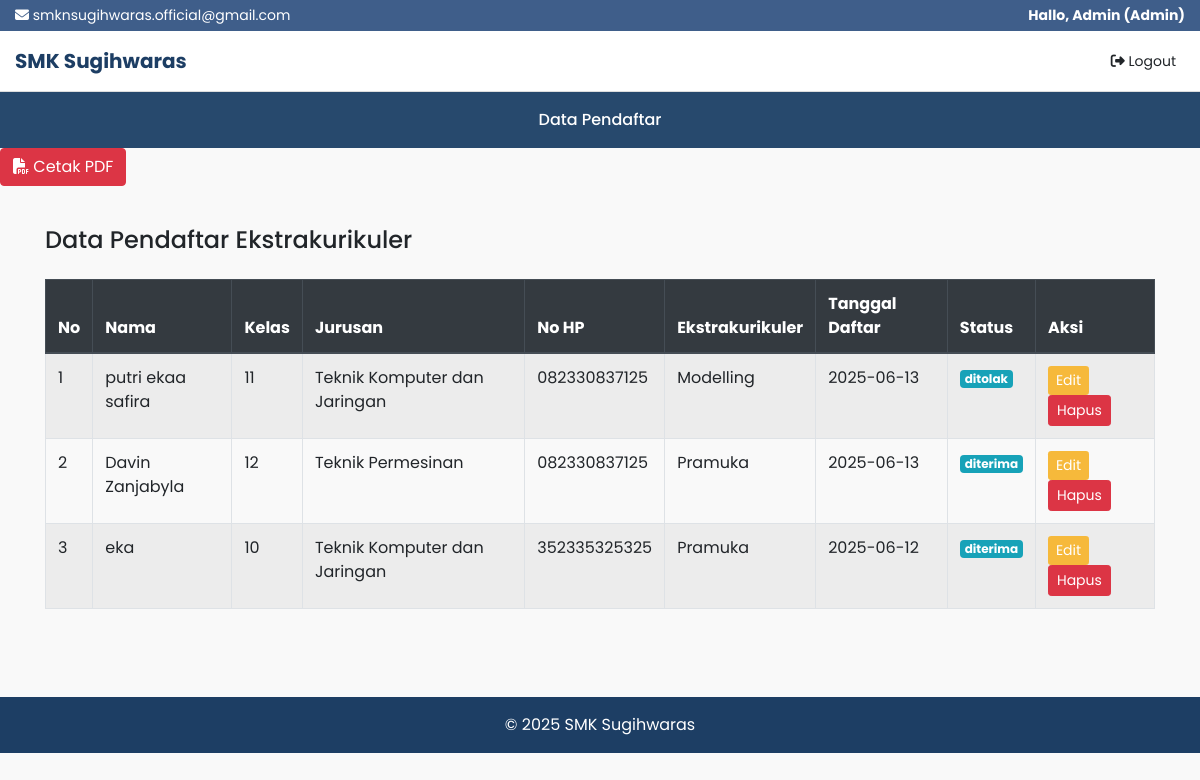
The page /dashboard_admin.php (signed in) on the database its author committed.
### tables this page shows
CREATE TABLE `pendaftaranekstra` (
  `id` int(11) NOT NULL,
  `user_id` int(11) NOT NULL,
  `ekstra_id` int(11) NOT NULL,
  `tanggal_daftar` date DEFAULT NULL,
  `status` enum('menunggu','diterima','ditolak') DEFAULT 'menunggu'
);

CREATE TABLE `user` (
  `id` int(11) NOT NULL,
  `nis` varchar(20) DEFAULT NULL,
  `nama` varchar(100) NOT NULL,
  `tpt_lahir` varchar(100) DEFAULT NULL,
  `tgl_lahir` date DEFAULT NULL,
  `alamat` text DEFAULT NULL,
  `kelas` varchar(20) DEFAULT NULL,
  `jurusan_id` int(11) DEFAULT NULL,
  `no_hp` varchar(20) DEFAULT NULL,
  `username` varchar(50) NOT NULL,
  `password` varchar(100) NOT NULL,
  `level` enum('user','admin','superadmin') NOT NULL
);

CREATE TABLE `jurusan` (
  `id` int(11) NOT NULL,
  `nama` varchar(100) NOT NULL
);

CREATE TABLE `ekstrakurikuler` (
  `id` int(11) NOT NULL,
  `nama` varchar(100) NOT NULL,
  `deskripsi` text DEFAULT NULL,
  `gambar` varchar(100) DEFAULT NULL
);

### dashboard_admin.php (the view, shortened to what this page needs)
<?php
include "koneksi.php";
$nomor = 1;
?>
<!doctype html>
<html lang="id">
<head>
  <link href="https://cdn.jsdelivr.net/npm/bootstrap@4.6.2/dist/css/bootstrap.min.css" rel="stylesheet">
  <link href="https://cdnjs.cloudflare.com/ajax/libs/font-awesome/6.5.0/css/all.min.css" rel="stylesheet">
</head>
<body>
<div class="topbar d-flex justify-content-between">
  <div><i class="fas fa-envelope"></i> smknsugihwaras.official@gmail.com</div>
  <div><strong>Hallo, <?= htmlspecialchars($_SESSION['nama']) ?> (Admin)</strong></div>
</div>
<nav class="navbar navbar-expand-lg navbar-light navbar-main">
  <div class="container-fluid">
    <a class="navbar-brand" href="#">SMK Sugihwaras</a>
    <a href="logout.php" class="btn btn-sm btn-outline"><i class="fa fa-sign-out-alt"></i> Logout</a>
  </div>
</nav>
<nav class="navbar navbar-expand-lg menu-bar">
  <div class="container">
    <ul class="navbar-nav mx-auto">
      <li class="nav-item"><a class="nav-link active" href="dashboard_admin.php">Data Pendaftar</a></li>
    </ul>
  </div>
</nav>
<div class="mb-3">
  <a href="cetak_pendaftar.php" class="btn btn-danger" target="_blank">
    <i class="fa fa-file-pdf"></i> Cetak PDF
  </a>
</div>
<div class="container py-4">
  <div class="d-flex justify-content-between align-items-center mb-3">
    <h4>Data Pendaftar Ekstrakurikuler</h4>
  </div>
  <?php
  $sql = mysqli_query($koneksi, "
    SELECT p.id, u.nis, u.nama, u.kelas, j.nama AS jurusan, u.no_hp,
           e.nama AS nama_ekstra, p.tanggal_daftar, p.status
    FROM pendaftaranEkstra p
    JOIN user u ON p.user_id = u.id
    LEFT JOIN jurusan j ON u.jurusan_id = j.id
    JOIN ekstrakurikuler e ON p.ekstra_id = e.id
    ORDER BY p.tanggal_daftar DESC
  ");
  ?>
  <div class="table-responsive">
    <table class="table table-bordered table-striped">
      <thead class="thead-dark">
        <tr>
          <th>No</th>
          <th>Nama</th>
          <th>Kelas</th>
          <th>Jurusan</th>
          <th>No HP</th>
          <th>Ekstrakurikuler</th>
          <th>Tanggal Daftar</th>
          <th>Status</th>
          <th>Aksi</th>
        </tr>
      </thead>
      <tbody>
        <?php while ($row = mysqli_fetch_assoc($sql)) { ?>
          <tr>
            <td><?= $nomor++ ?></td>
            <td><?= htmlspecialchars($row['nama']) ?></td>
            <td><?= htmlspecialchars($row['kelas'] ?? '-') ?></td>
            <td><?= htmlspecialchars($row['jurusan'] ?? '-') ?></td>
            <td><?= htmlspecialchars($row['no_hp']) ?></td>
            <td><?= htmlspecialchars($row['nama_ekstra']) ?></td>
            <td><?= htmlspecialchars($row['tanggal_daftar']) ?></td>
            <td><span class="badge badge-info"><?= htmlspecialchars($row['status']) ?></span></td>
            <td>
              <a href="edit_pendaftar.php?id=<?= $row['id'] ?>" class="btn btn-warning btn-sm">Edit</a>
              <a href="hapus_pendaftar.php?id=<?= $row['id'] ?>" onclick="return confirm('Yakin ingin hapus data ini?')" class="btn btn-danger btn-sm">Hapus</a>
            </td>
          </tr>
        <?php } ?>
      </tbody>
    </table>
  </div>
</div>
<footer class="footer text-center">
  &copy; <?= date('Y') ?> SMK Sugihwaras
</footer>
</body>
</html>

### dashboard_admin.php (style rules this page uses)
body { font-family:'Poppins',sans-serif; background-color:#f9f9f9; }
.topbar { background:#3f5e8a; color:#fff; padding:5px 15px; font-size:14px; }
.navbar-main { background:#fff; border-bottom:1px solid #ddd; padding:10px 0; }
.navbar-main .navbar-brand { color:#1d3e64; font-weight:bold; }
.menu-bar { background:#27496d; }
.menu-bar .nav-link { color:#fff!important; font-weight:500; }
.footer { background:#1d3e64; color:#fff; padding:1rem; margin-top:3rem; }
.btn-warning { background:#f6b93b; border:none; color:#fff; }

### rows shown on the page
pendaftaranekstra: user.nama "putri ekaa safira", user.kelas "11", jurusan.nama "Teknik Komputer dan Jaringan", user.no_hp "082330837125", ekstra.nama "Modelling", tanggal_daftar "2025-06-13", status "ditolak"
pendaftaranekstra: user.nama "Davin Zanjabyla", user.kelas "12", jurusan.nama "Teknik Permesinan", user.no_hp "082330837125", ekstra.nama "Pramuka", tanggal_daftar "2025-06-13", status "diterima"
pendaftaranekstra: user.nama "eka", user.kelas "10", jurusan.nama "Teknik Komputer dan Jaringan", user.no_hp "352335325325", ekstra.nama "Pramuka", tanggal_daftar "2025-06-12", status "diterima"

### other values the page prints
$_SESSION['nama'] "Admin"
